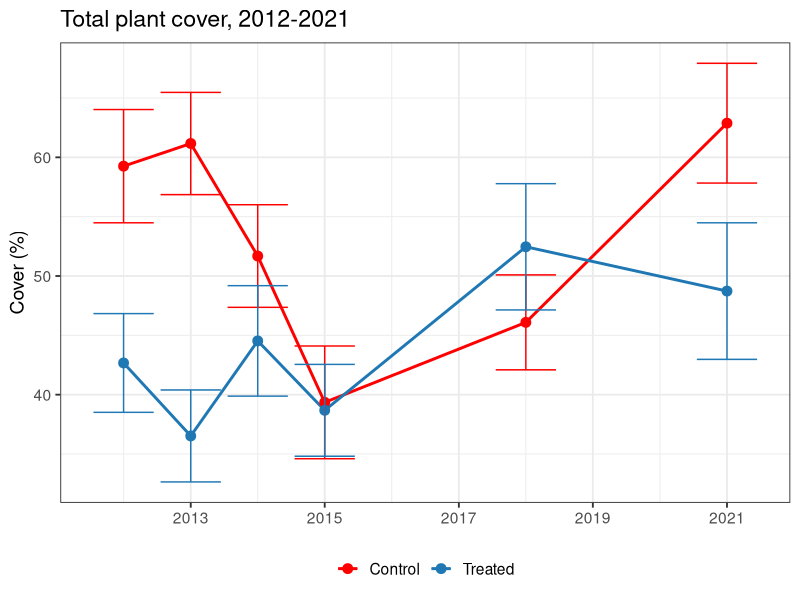

Source code (R): (Note: this script raises an error after producing the figure.)
# Purpose: Make figures for ALVSCE poster forum (presented 2023-03-30).

library(tidyverse)

# Load data ---------------------------------------------------------------

total.all <- read_csv("data/cleaned/Summarised-all_total-plant-cover.csv")
per.div <- read_csv("data/cleaned/Summarised-all_perennial-diversity.csv")
herb.all <- read_csv("data/cleaned/Summarised-all_herb-cover.csv")

total.avg <- read_csv("data/cleaned/Treatment3-average_total-cover.csv")
herb.avg <- read_csv("data/cleaned/Treatment3-average_herb-cover.csv")
rich.avg <- read_csv("data/cleaned/Treatment3-average_richness.csv")
shan.avg <- read_csv("data/cleaned/Treatment3-average_shannon.csv")

total.cv <- read_csv("data/cleaned/CV-2012-2021_total-cover.csv")
herb.cv <- read_csv("data/cleaned/CV-2012-2021_herb-cover.csv")
rich.cv <- read_csv("data/cleaned/CV-2012-2021_richness.csv")
shan.cv <- read_csv("data/cleaned/CV-2012-2021_shannon.csv")


# Total cover 2012-2021 ---------------------------------------------------

ggplot(total.avg, aes(x = year.xaxis, y = mean, 
                                    group = Treatment3, 
                                    color = Treatment3)) +
  geom_line(linewidth = 1) +
  geom_point(size = 3) +
  geom_errorbar(aes(ymin = mean - SE, ymax = mean + SE)) +
  scale_x_date(date_breaks = "2 years", date_labels = "%Y") +
  xlab(NULL) +
  ylab("Cover (%)") +
  ggtitle("Total plant cover, 2012-2021") +
  scale_color_manual(values = c("red", "#1F78B4")) +
  theme_bw(base_size = 14) +
  theme(legend.position = "bottom") +
  theme(legend.title = element_blank())


ggplot(total.all, aes(x = year.xaxis, y = Cover, 
                      fill = Treatment3, 
                      color = Treatment3)) +
  geom_boxplot() +
  geom_jitter() +
  scale_x_date(date_breaks = "2 years", date_labels = "%Y") +
  xlab(NULL) +
  ylab("Cover (%)") +
  ggtitle("Total plant cover, 2012-2021") +
  scale_color_manual(values = c("red", "#1F78B4")) +
  theme_bw(base_size = 14) +
  theme(legend.position = "bottom") +
  theme(legend.title = element_blank())
